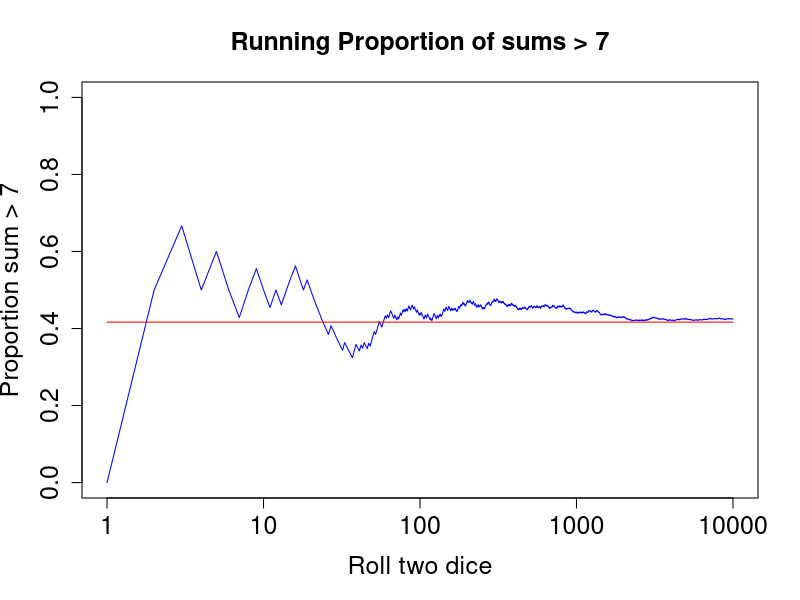

Recreate this plot in R.
## ---- chunk 1
knitr::opts_chunk$set(echo = TRUE)
## ---- chunk 2
sum_dados <- function(n){
sum_d <- rep(0,n)
for(i in 1:n){
sum_d[i] <- sum(sample(1:6,2,T))
}
table(sum_d)/n
}
## ---- chunk 3
sum_dados(10000)
## ---- chunk 4
sum_dados_mayorq7 <- function(n, p = 0.4166){
 z <- 0
 p.run <- rep(0,n)
for(i in 1:n) {
sum_d <- sum(sample(1:6,2,T))
if (sum_d > 7){
  z <- z + 1
}
 p.run[i] <- z/i
}
  x <- 1:n
  plot(x,p.run,type = "l",col = 'blue', log = 'x', 
       xlim = c(1, n), ylim = c(0.0, 1.0), cex.axis=1.5, 
       xlab = 'Roll two dice', ylab = 'Proportion sum > 7', cex.lab = 1.5,
       main = 'Running Proportion of sums > 7', cex.main = 1.5,lty = 1.5)
  lines(c(1, n), c(p, p), lty = 1, col = 'red')
  print(paste("La probabilidad de obtener una suma mayor a 7 es",z/n))
}
## ---- chunk 5
sum_dados_mayorq7(10000)
